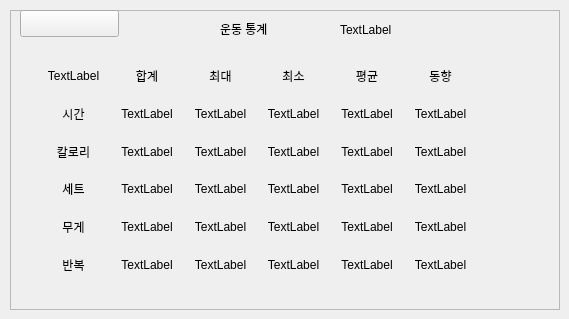
    <widget class="QWidget" name="page_5">
     <widget class="QFrame" name="frame_17">
      <property name="geometry">
       <rect>
        <x>10</x>
        <y>10</y>
        <width>550</width>
        <height>300</height>
       </rect>
      </property>
      <property name="frameShape">
       <enum>QFrame::StyledPanel</enum>
      </property>
      <property name="frameShadow">
       <enum>QFrame::Raised</enum>
      </property>
      <widget class="QWidget" name="gridLayoutWidget_2">
       <property name="geometry">
        <rect>
         <x>30</x>
         <y>50</y>
         <width>434</width>
         <height>221</height>
        </rect>
       </property>
       <layout class="QGridLayout" name="gridLayout">
        <item row="0" column="4">
         <widget class="QLabel" name="label_26">
          <property name="text">
           <string>평균</string>
          </property>
          <property name="alignment">
           <set>Qt::AlignCenter</set>
          </property>
         </widget>
        </item>
        <item row="0" column="2">
         <widget class="QLabel" name="label_24">
          <property name="text">
           <string>최대</string>
          </property>
          <property name="alignment">
           <set>Qt::AlignCenter</set>
          </property>
         </widget>
        </item>
        <item row="0" column="5">
         <widget class="QLabel" name="label_27">
          <property name="text">
           <string>동향</string>
          </property>
          <property name="alignment">
           <set>Qt::AlignCenter</set>
          </property>
         </widget>
        </item>
        <item row="0" column="1">
         <widget class="QLabel" name="label_23">
          <property name="text">
           <string>합계</string>
          </property>
          <property name="alignment">
           <set>Qt::AlignCenter</set>
          </property>
         </widget>
        </item>
        <item row="5" column="0">
         <widget class="QLabel" name="label_32">
          <property name="text">
           <string>반복</string>
          </property>
          <property name="alignment">
           <set>Qt::AlignCenter</set>
          </property>
         </widget>
        </item>
        <item row="0" column="3">
         <widget class="QLabel" name="label_25">
          <property name="text">
           <string>최소</string>
          </property>
          <property name="alignment">
           <set>Qt::AlignCenter</set>
          </property>
         </widget>
        </item>
        <item row="2" column="0">
         <widget class="QLabel" name="label_29">
          <property name="text">
           <string>칼로리</string>
          </property>
          <property name="alignment">
           <set>Qt::AlignCenter</set>
          </property>
         </widget>
        </item>
        <item row="1" column="0">
         <widget class="QLabel" name="label_28">
          <property name="text">
           <string>시간</string>
          </property>
          <property name="alignment">
           <set>Qt::AlignCenter</set>
          </property>
         </widget>
        </item>
        <item row="4" column="0">
         <widget class="QLabel" name="label_31">
          <property name="text">
           <string>무게</string>
          </property>
          <property name="alignment">
           <set>Qt::AlignCenter</set>
          </property>
         </widget>
        </item>
        <item row="0" column="0">
         <widget class="QLabel" name="label_22">
          <property name="text">
           <string>TextLabel</string>
          </property>
          <property name="alignment">
           <set>Qt::AlignCenter</set>
          </property>
         </widget>
        </item>
        <item row="3" column="0">
         <widget class="QLabel" name="label_30">
          <property name="text">
           <string>세트</string>
          </property>
          <property name="alignment">
           <set>Qt::AlignCenter</set>
          </property>
         </widget>
        </item>
        <item row="1" column="1">
         <widget class="QLabel" name="label_33">
          <property name="text">
           <string>TextLabel</string>
          </property>
          <property name="alignment">
           <set>Qt::AlignCenter</set>
          </property>
         </widget>
        </item>
        <item row="2" column="1">
         <widget class="QLabel" name="label_39">
          <property name="text">
           <string>TextLabel</string>
          </property>
          <property name="alignment">
           <set>Qt::AlignCenter</set>
          </property>
         </widget>
        </item>
        <item row="3" column="1">
         <widget class="QLabel" name="label_45">
          <property name="text">
           <string>TextLabel</string>
          </property>
          <property name="alignment">
           <set>Qt::AlignCenter</set>
          </property>
         </widget>
        </item>
        <item row="4" column="1">
         <widget class="QLabel" name="label_51">
          <property name="text">
           <string>TextLabel</string>
          </property>
          <property name="alignment">
           <set>Qt::AlignCenter</set>
          </property>
         </widget>
        </item>
        <item row="5" column="1">
         <widget class="QLabel" name="label_57">
          <property name="text">
           <string>TextLabel</string>
          </property>
          <property name="alignment">
           <set>Qt::AlignCenter</set>
          </property>
         </widget>
        </item>
        <item row="1" column="2">
         <widget class="QLabel" name="label_63">
          <property name="text">
           <string>TextLabel</string>
          </property>
          <property name="alignment">
           <set>Qt::AlignCenter</set>
          </property>
         </widget>
        </item>
        <item row="1" column="3">
         <widget class="QLabel" name="label_69">
          <property name="text">
           <string>TextLabel</string>
          </property>
          <property name="alignment">
           <set>Qt::AlignCenter</set>
          </property>
         </widget>
        </item>
        <item row="1" column="4">
         <widget class="QLabel" name="label_70">
          <property name="text">
           <string>TextLabel</string>
          </property>
          <property name="alignment">
           <set>Qt::AlignCenter</set>
          </property>
         </widget>
        </item>
        <item row="1" column="5">
         <widget class="QLabel" name="label_71">
          <property name="text">
           <string>TextLabel</string>
          </property>
          <property name="alignment">
           <set>Qt::AlignCenter</set>
          </property>
         </widget>
        </item>
        <item row="2" column="2">
         <widget class="QLabel" name="label_72">
          <property name="text">
           <string>TextLabel</string>
          </property>
          <property name="alignment">
           <set>Qt::AlignCenter</set>
          </property>
         </widget>
        </item>
        <item row="2" column="3">
         <widget class="QLabel" name="label_73">
          <property name="text">
           <string>TextLabel</string>
          </property>
          <property name="alignment">
           <set>Qt::AlignCenter</set>
          </property>
         </widget>
        </item>
        <item row="2" column="4">
         <widget class="QLabel" name="label_74">
          <property name="text">
           <string>TextLabel</string>
          </property>
          <property name="alignment">
           <set>Qt::AlignCenter</set>
          </property>
         </widget>
        </item>
        <item row="2" column="5">
         <widget class="QLabel" name="label_75">
          <property name="text">
           <string>TextLabel</string>
          </property>
          <property name="alignment">
           <set>Qt::AlignCenter</set>
          </property>
         </widget>
        </item>
        <item row="3" column="2">
         <widget class="QLabel" name="label_76">
          <property name="text">
           <string>TextLabel</string>
          </property>
          <property name="alignment">
           <set>Qt::AlignCenter</set>
          </property>
         </widget>
        </item>
        <item row="3" column="3">
         <widget class="QLabel" name="label_77">
          <property name="text">
           <string>TextLabel</string>
          </property>
          <property name="alignment">
           <set>Qt::AlignCenter</set>
          </property>
         </widget>
        </item>
        <item row="3" column="4">
         <widget class="QLabel" name="label_78">
          <property name="text">
           <string>TextLabel</string>
          </property>
          <property name="alignment">
           <set>Qt::AlignCenter</set>
          </property>
         </widget>
        </item>
        <item row="3" column="5">
         <widget class="QLabel" name="label_79">
          <property name="text">
           <string>TextLabel</string>
          </property>
          <property name="alignment">
           <set>Qt::AlignCenter</set>
          </property>
         </widget>
        </item>
        <item row="4" column="2">
         <widget class="QLabel" name="label_80">
          <property name="text">
           <string>TextLabel</string>
          </property>
          <property name="alignment">
           <set>Qt::AlignCenter</set>
          </property>
         </widget>
        </item>
        <item row="4" column="3">
         <widget class="QLabel" name="label_81">
          <property name="text">
           <string>TextLabel</string>
          </property>
          <property name="alignment">
           <set>Qt::AlignCenter</set>
          </property>
         </widget>
        </item>
        <item row="4" column="4">
         <widget class="QLabel" name="label_82">
          <property name="text">
           <string>TextLabel</string>
          </property>
          <property name="alignment">
           <set>Qt::AlignCenter</set>
          </property>
         </widget>
        </item>
        <item row="4" column="5">
         <widget class="QLabel" name="label_83">
          <property name="text">
           <string>TextLabel</string>
          </property>
          <property name="alignment">
           <set>Qt::AlignCenter</set>
          </property>
         </widget>
        </item>
        <item row="5" column="2">
         <widget class="QLabel" name="label_84">
          <property name="text">
           <string>TextLabel</string>
          </property>
          <property name="alignment">
           <set>Qt::AlignCenter</set>
          </property>
         </widget>
        </item>
        <item row="5" column="3">
         <widget class="QLabel" name="label_85">
          <property name="text">
           <string>TextLabel</string>
          </property>
          <property name="alignment">
           <set>Qt::AlignCenter</set>
          </property>
         </widget>
        </item>
        <item row="5" column="4">
         <widget class="QLabel" name="label_86">
          <property name="text">
           <string>TextLabel</string>
          </property>
          <property name="alignment">
           <set>Qt::AlignCenter</set>
          </property>
         </widget>
        </item>
        <item row="5" column="5">
         <widget class="QLabel" name="label_87">
          <property name="text">
           <string>TextLabel</string>
          </property>
          <property name="alignment">
           <set>Qt::AlignCenter</set>
          </property>
         </widget>
        </item>
       </layout>
      </widget>
      <widget class="QLabel" name="label_21">
       <property name="geometry">
        <rect>
         <x>210</x>
         <y>10</y>
         <width>67</width>
         <height>17</height>
        </rect>
       </property>
       <property name="text">
        <string>운동 통계</string>
       </property>
      </widget>
      <widget class="QPushButton" name="goto3_5">
       <property name="geometry">
        <rect>
         <x>10</x>
         <y>0</y>
         <width>99</width>
         <height>27</height>
        </rect>
       </property>
       <property name="text">
        <string/>
       </property>
       <property name="icon">
        <iconset resource="resources.qrc">
         <normaloff>:/icons/icons/rotate-ccw.svg</normaloff>:/icons/icons/rotate-ccw.svg</iconset>
       </property>
      </widget>
      <widget class="QLabel" name="time_5">
       <property name="geometry">
        <rect>
         <x>330</x>
         <y>10</y>
         <width>211</width>
         <height>20</height>
        </rect>
       </property>
       <property name="text">
        <string>TextLabel</string>
       </property>
      </widget>
     </widget>
    </widget>
